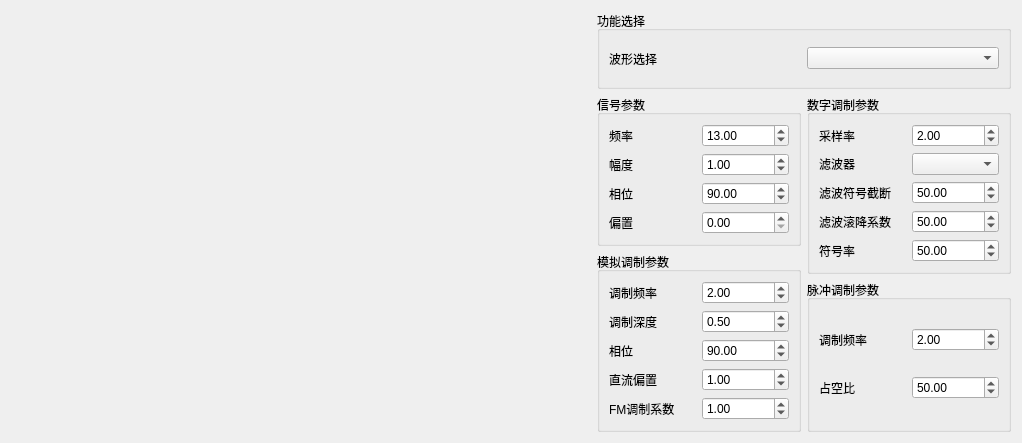
<?xml version="1.0" encoding="UTF-8"?>
<ui version="4.0">
 <class>PlotTestDlg</class>
 <widget class="QDialog" name="PlotTestDlg">
  <property name="geometry">
   <rect>
    <x>0</x>
    <y>0</y>
    <width>1022</width>
    <height>443</height>
   </rect>
  </property>
  <property name="sizePolicy">
   <sizepolicy hsizetype="Fixed" vsizetype="Fixed">
    <horstretch>0</horstretch>
    <verstretch>0</verstretch>
   </sizepolicy>
  </property>
  <property name="windowTitle">
   <string>Dialog</string>
  </property>
  <property name="styleSheet">
   <string notr="true"/>
  </property>
  <layout class="QHBoxLayout" name="horizontalLayout_18">
   <item>
    <layout class="QVBoxLayout" name="verticalLayout_2" stretch="5,2">
     <property name="spacing">
      <number>1</number>
     </property>
     <item>
      <widget class="QwtPlot" name="qwtPlot1">
       <property name="minimumSize">
        <size>
         <width>580</width>
         <height>300</height>
        </size>
       </property>
       <property name="canvasBackground" stdset="0">
        <brush brushstyle="SolidPattern">
         <color alpha="255">
          <red>240</red>
          <green>240</green>
          <blue>240</blue>
         </color>
        </brush>
       </property>
       <property name="autoReplot" stdset="0">
        <bool>false</bool>
       </property>
      </widget>
     </item>
     <item>
      <widget class="QwtPlot" name="qwtPlot2">
       <property name="minimumSize">
        <size>
         <width>580</width>
         <height>120</height>
        </size>
       </property>
      </widget>
     </item>
    </layout>
   </item>
   <item>
    <layout class="QVBoxLayout" name="verticalLayout_8">
     <item>
      <widget class="QGroupBox" name="groupBox_5">
       <property name="title">
        <string>功能选择</string>
       </property>
       <layout class="QHBoxLayout" name="horizontalLayout_3">
        <item>
         <widget class="QLabel" name="label">
          <property name="text">
           <string>波形选择</string>
          </property>
         </widget>
        </item>
        <item>
         <widget class="QComboBox" name="comboBox"/>
        </item>
       </layout>
      </widget>
     </item>
     <item>
      <layout class="QHBoxLayout" name="horizontalLayout_17">
       <item>
        <layout class="QVBoxLayout" name="verticalLayout_5">
         <item>
          <widget class="QGroupBox" name="groupBox_2">
           <property name="title">
            <string>信号参数</string>
           </property>
           <layout class="QVBoxLayout" name="verticalLayout_3">
            <item>
             <layout class="QHBoxLayout" name="horizontalLayout_2">
              <item>
               <widget class="QLabel" name="label_2">
                <property name="text">
                 <string>频率</string>
                </property>
               </widget>
              </item>
              <item>
               <widget class="QDoubleSpinBox" name="dsMainFreq">
                <property name="minimumSize">
                 <size>
                  <width>80</width>
                  <height>0</height>
                 </size>
                </property>
                <property name="maximum">
                 <double>18000000000.000000000000000</double>
                </property>
                <property name="value">
                 <double>13.000000000000000</double>
                </property>
               </widget>
              </item>
             </layout>
            </item>
            <item>
             <layout class="QHBoxLayout" name="horizontalLayout">
              <item>
               <widget class="QLabel" name="label_3">
                <property name="text">
                 <string>幅度</string>
                </property>
               </widget>
              </item>
              <item>
               <widget class="QDoubleSpinBox" name="dsMainAmpl">
                <property name="minimumSize">
                 <size>
                  <width>80</width>
                  <height>0</height>
                 </size>
                </property>
                <property name="value">
                 <double>1.000000000000000</double>
                </property>
               </widget>
              </item>
             </layout>
            </item>
            <item>
             <layout class="QHBoxLayout" name="horizontalLayout_8">
              <item>
               <widget class="QLabel" name="label_8">
                <property name="text">
                 <string>相位</string>
                </property>
               </widget>
              </item>
              <item>
               <widget class="QDoubleSpinBox" name="dsMainPhase">
                <property name="minimumSize">
                 <size>
                  <width>80</width>
                  <height>0</height>
                 </size>
                </property>
                <property name="minimum">
                 <double>-180.000000000000000</double>
                </property>
                <property name="maximum">
                 <double>180.000000000000000</double>
                </property>
                <property name="value">
                 <double>90.000000000000000</double>
                </property>
               </widget>
              </item>
             </layout>
            </item>
            <item>
             <layout class="QHBoxLayout" name="horizontalLayout_9">
              <item>
               <widget class="QLabel" name="label_9">
                <property name="text">
                 <string>偏置</string>
                </property>
               </widget>
              </item>
              <item>
               <widget class="QDoubleSpinBox" name="dsMainOffset">
                <property name="minimumSize">
                 <size>
                  <width>80</width>
                  <height>0</height>
                 </size>
                </property>
               </widget>
              </item>
             </layout>
            </item>
           </layout>
          </widget>
         </item>
         <item>
          <widget class="QGroupBox" name="groupBox">
           <property name="title">
            <string>模拟调制参数</string>
           </property>
           <layout class="QVBoxLayout" name="verticalLayout">
            <item>
             <layout class="QHBoxLayout" name="horizontalLayout_5">
              <item>
               <widget class="QLabel" name="label_5">
                <property name="text">
                 <string>调制频率</string>
                </property>
               </widget>
              </item>
              <item>
               <widget class="QDoubleSpinBox" name="dsAModuFreq">
                <property name="minimumSize">
                 <size>
                  <width>80</width>
                  <height>0</height>
                 </size>
                </property>
                <property name="maximum">
                 <double>80000000.000000000000000</double>
                </property>
                <property name="value">
                 <double>2.000000000000000</double>
                </property>
               </widget>
              </item>
             </layout>
            </item>
            <item>
             <layout class="QHBoxLayout" name="horizontalLayout_6">
              <item>
               <widget class="QLabel" name="label_6">
                <property name="text">
                 <string>调制深度</string>
                </property>
               </widget>
              </item>
              <item>
               <widget class="QDoubleSpinBox" name="dsAModuDeep">
                <property name="minimumSize">
                 <size>
                  <width>80</width>
                  <height>0</height>
                 </size>
                </property>
                <property name="value">
                 <double>0.500000000000000</double>
                </property>
               </widget>
              </item>
             </layout>
            </item>
            <item>
             <layout class="QHBoxLayout" name="horizontalLayout_19">
              <item>
               <widget class="QLabel" name="label_17">
                <property name="text">
                 <string>相位</string>
                </property>
               </widget>
              </item>
              <item>
               <widget class="QDoubleSpinBox" name="dsAModuPhase">
                <property name="minimumSize">
                 <size>
                  <width>80</width>
                  <height>0</height>
                 </size>
                </property>
                <property name="minimum">
                 <double>-180.000000000000000</double>
                </property>
                <property name="maximum">
                 <double>180.000000000000000</double>
                </property>
                <property name="value">
                 <double>90.000000000000000</double>
                </property>
               </widget>
              </item>
             </layout>
            </item>
            <item>
             <layout class="QHBoxLayout" name="horizontalLayout_7">
              <item>
               <widget class="QLabel" name="label_7">
                <property name="text">
                 <string>直流偏置</string>
                </property>
               </widget>
              </item>
              <item>
               <widget class="QDoubleSpinBox" name="dsAModuOffset">
                <property name="minimumSize">
                 <size>
                  <width>80</width>
                  <height>0</height>
                 </size>
                </property>
                <property name="value">
                 <double>1.000000000000000</double>
                </property>
               </widget>
              </item>
             </layout>
            </item>
            <item>
             <layout class="QHBoxLayout" name="horizontalLayout_4">
              <item>
               <widget class="QLabel" name="label_4">
                <property name="text">
                 <string>FM调制系数</string>
                </property>
               </widget>
              </item>
              <item>
               <widget class="QDoubleSpinBox" name="dsAModuFMDcoef">
                <property name="minimumSize">
                 <size>
                  <width>80</width>
                  <height>0</height>
                 </size>
                </property>
                <property name="maximum">
                 <double>33554432.000000000000000</double>
                </property>
                <property name="value">
                 <double>1.000000000000000</double>
                </property>
               </widget>
              </item>
             </layout>
            </item>
           </layout>
          </widget>
         </item>
        </layout>
       </item>
       <item>
        <layout class="QVBoxLayout" name="verticalLayout_7">
         <item>
          <widget class="QGroupBox" name="groupBox_4">
           <property name="title">
            <string>数字调制参数</string>
           </property>
           <layout class="QVBoxLayout" name="verticalLayout_4">
            <item>
             <layout class="QHBoxLayout" name="horizontalLayout_12">
              <item>
               <widget class="QLabel" name="label_12">
                <property name="text">
                 <string>采样率</string>
                </property>
               </widget>
              </item>
              <item>
               <widget class="QDoubleSpinBox" name="dsDModuSampRate">
                <property name="minimumSize">
                 <size>
                  <width>80</width>
                  <height>0</height>
                 </size>
                </property>
                <property name="maximum">
                 <double>80000000.000000000000000</double>
                </property>
                <property name="value">
                 <double>2.000000000000000</double>
                </property>
               </widget>
              </item>
             </layout>
            </item>
            <item>
             <layout class="QHBoxLayout" name="horizontalLayout_13">
              <item>
               <widget class="QLabel" name="label_13">
                <property name="text">
                 <string>滤波器</string>
                </property>
               </widget>
              </item>
              <item>
               <widget class="QComboBox" name="cbDModuFilter"/>
              </item>
             </layout>
            </item>
            <item>
             <layout class="QHBoxLayout" name="horizontalLayout_14">
              <item>
               <widget class="QLabel" name="label_14">
                <property name="text">
                 <string>滤波符号截断</string>
                </property>
               </widget>
              </item>
              <item>
               <widget class="QDoubleSpinBox" name="dsAModuDeep_4">
                <property name="minimumSize">
                 <size>
                  <width>80</width>
                  <height>0</height>
                 </size>
                </property>
                <property name="value">
                 <double>50.000000000000000</double>
                </property>
               </widget>
              </item>
             </layout>
            </item>
            <item>
             <layout class="QHBoxLayout" name="horizontalLayout_15">
              <item>
               <widget class="QLabel" name="label_15">
                <property name="text">
                 <string>滤波滚降系数</string>
                </property>
               </widget>
              </item>
              <item>
               <widget class="QDoubleSpinBox" name="dsAModuDeep_5">
                <property name="minimumSize">
                 <size>
                  <width>80</width>
                  <height>0</height>
                 </size>
                </property>
                <property name="value">
                 <double>50.000000000000000</double>
                </property>
               </widget>
              </item>
             </layout>
            </item>
            <item>
             <layout class="QHBoxLayout" name="horizontalLayout_16">
              <item>
               <widget class="QLabel" name="label_16">
                <property name="text">
                 <string>符号率</string>
                </property>
               </widget>
              </item>
              <item>
               <widget class="QDoubleSpinBox" name="dsAModuDeep_6">
                <property name="minimumSize">
                 <size>
                  <width>80</width>
                  <height>0</height>
                 </size>
                </property>
                <property name="value">
                 <double>50.000000000000000</double>
                </property>
               </widget>
              </item>
             </layout>
            </item>
           </layout>
          </widget>
         </item>
         <item>
          <widget class="QGroupBox" name="groupBox_3">
           <property name="title">
            <string>脉冲调制参数</string>
           </property>
           <layout class="QVBoxLayout" name="verticalLayout_6">
            <item>
             <layout class="QHBoxLayout" name="horizontalLayout_10">
              <item>
               <widget class="QLabel" name="label_10">
                <property name="text">
                 <string>调制频率</string>
                </property>
               </widget>
              </item>
              <item>
               <widget class="QDoubleSpinBox" name="dsAModuFreq_2">
                <property name="minimumSize">
                 <size>
                  <width>80</width>
                  <height>0</height>
                 </size>
                </property>
                <property name="maximum">
                 <double>80000000.000000000000000</double>
                </property>
                <property name="value">
                 <double>2.000000000000000</double>
                </property>
               </widget>
              </item>
             </layout>
            </item>
            <item>
             <layout class="QHBoxLayout" name="horizontalLayout_11">
              <item>
               <widget class="QLabel" name="label_11">
                <property name="text">
                 <string>占空比</string>
                </property>
               </widget>
              </item>
              <item>
               <widget class="QDoubleSpinBox" name="dsAModuDeep_2">
                <property name="minimumSize">
                 <size>
                  <width>80</width>
                  <height>0</height>
                 </size>
                </property>
                <property name="value">
                 <double>50.000000000000000</double>
                </property>
               </widget>
              </item>
             </layout>
            </item>
           </layout>
          </widget>
         </item>
        </layout>
       </item>
      </layout>
     </item>
    </layout>
   </item>
  </layout>
 </widget>
 <customwidgets>
  <customwidget>
   <class>QwtPlot</class>
   <extends>QFrame</extends>
   <header>qwt_plot.h</header>
   <container>1</container>
  </customwidget>
 </customwidgets>
 <resources/>
 <connections>
  <connection>
   <sender>dsMainFreq</sender>
   <signal>valueChanged(double)</signal>
   <receiver>PlotTestDlg</receiver>
   <slot>paramChanged(double)</slot>
   <hints>
    <hint type="sourcelabel">
     <x>794</x>
     <y>157</y>
    </hint>
    <hint type="destinationlabel">
     <x>816</x>
     <y>115</y>
    </hint>
   </hints>
  </connection>
  <connection>
   <sender>dsMainAmpl</sender>
   <signal>valueChanged(double)</signal>
   <receiver>PlotTestDlg</receiver>
   <slot>paramChanged(double)</slot>
   <hints>
    <hint type="sourcelabel">
     <x>794</x>
     <y>185</y>
    </hint>
    <hint type="destinationlabel">
     <x>796</x>
     <y>120</y>
    </hint>
   </hints>
  </connection>
  <connection>
   <sender>dsMainPhase</sender>
   <signal>valueChanged(double)</signal>
   <receiver>PlotTestDlg</receiver>
   <slot>paramChanged(double)</slot>
   <hints>
    <hint type="sourcelabel">
     <x>794</x>
     <y>213</y>
    </hint>
    <hint type="destinationlabel">
     <x>781</x>
     <y>132</y>
    </hint>
   </hints>
  </connection>
  <connection>
   <sender>dsMainOffset</sender>
   <signal>valueChanged(double)</signal>
   <receiver>PlotTestDlg</receiver>
   <slot>paramChanged(double)</slot>
   <hints>
    <hint type="sourcelabel">
     <x>794</x>
     <y>241</y>
    </hint>
    <hint type="destinationlabel">
     <x>722</x>
     <y>104</y>
    </hint>
   </hints>
  </connection>
  <connection>
   <sender>dsAModuFreq</sender>
   <signal>valueChanged(double)</signal>
   <receiver>PlotTestDlg</receiver>
   <slot>paramChanged(double)</slot>
   <hints>
    <hint type="sourcelabel">
     <x>794</x>
     <y>305</y>
    </hint>
    <hint type="destinationlabel">
     <x>814</x>
     <y>279</y>
    </hint>
   </hints>
  </connection>
  <connection>
   <sender>dsAModuDeep</sender>
   <signal>valueChanged(double)</signal>
   <receiver>PlotTestDlg</receiver>
   <slot>paramChanged(double)</slot>
   <hints>
    <hint type="sourcelabel">
     <x>794</x>
     <y>333</y>
    </hint>
    <hint type="destinationlabel">
     <x>802</x>
     <y>284</y>
    </hint>
   </hints>
  </connection>
  <connection>
   <sender>dsAModuOffset</sender>
   <signal>valueChanged(double)</signal>
   <receiver>PlotTestDlg</receiver>
   <slot>paramChanged(double)</slot>
   <hints>
    <hint type="sourcelabel">
     <x>722</x>
     <y>375</y>
    </hint>
    <hint type="destinationlabel">
     <x>661</x>
     <y>438</y>
    </hint>
   </hints>
  </connection>
  <connection>
   <sender>dsAModuFMDcoef</sender>
   <signal>valueChanged(double)</signal>
   <receiver>PlotTestDlg</receiver>
   <slot>paramChanged(double)</slot>
   <hints>
    <hint type="sourcelabel">
     <x>778</x>
     <y>407</y>
    </hint>
    <hint type="destinationlabel">
     <x>796</x>
     <y>436</y>
    </hint>
   </hints>
  </connection>
  <connection>
   <sender>dsAModuPhase</sender>
   <signal>valueChanged(double)</signal>
   <receiver>PlotTestDlg</receiver>
   <slot>paramChanged(double)</slot>
   <hints>
    <hint type="sourcelabel">
     <x>745</x>
     <y>350</y>
    </hint>
    <hint type="destinationlabel">
     <x>739</x>
     <y>436</y>
    </hint>
   </hints>
  </connection>
 </connections>
 <slots>
  <slot>paramChanged(double)</slot>
 </slots>
</ui>
